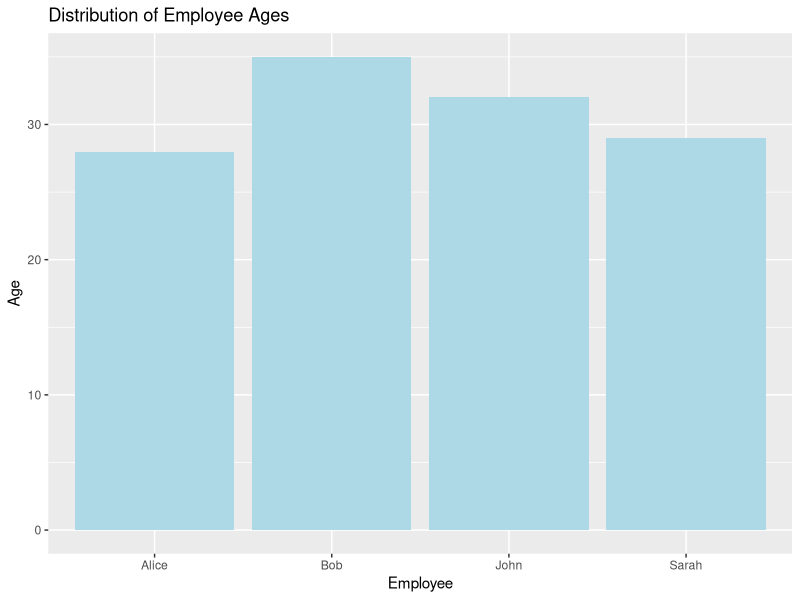
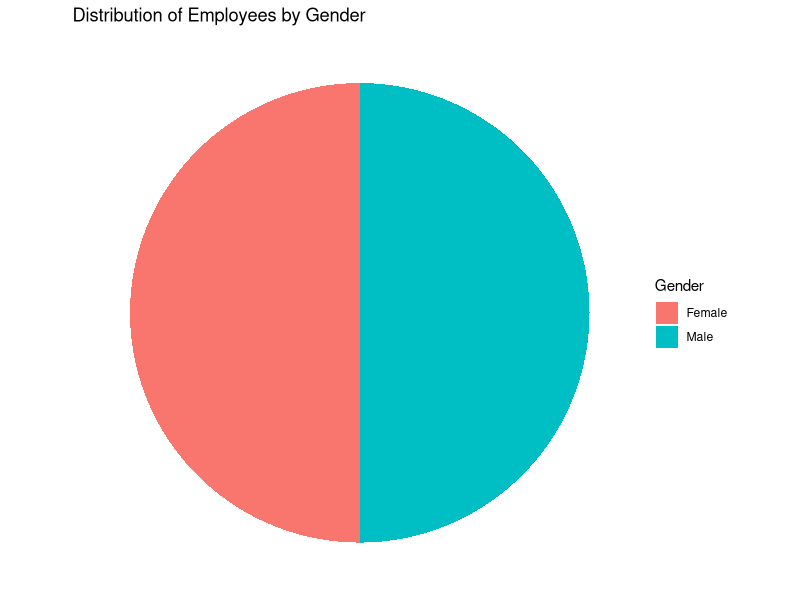

Write R code to recreate these figures, in order.
#a.Bar Chart for Distribution of Employee Ages
employee_data <- data.frame(
  "Employee" = c("John", "Alice", "Bob", "Sarah"),
  "Age" = c(32, 28, 35, 29)
)

library(ggplot2)
bar_chart <- ggplot(employee_data, aes(x = Employee, y = Age)) +
  geom_bar(stat = "identity", fill = "lightblue") +
  labs(title = "Distribution of Employee Ages",
       x = "Employee",
       y = "Age")

print(bar_chart)


#b. Pie Chart for Distribution of Employees by Gender
employee_data <- data.frame(
  Employee = c("John", "Alice", "Bob", "Sarah"),
  Age = c(32, 28, 35, 29),
  Gender = c("Male", "Female", "Male", "Female"),
  Department = c("HR", "Sales", "IT", "Finance"),
  Salary = c(60000, 70000, 75000, 68000)
)
library(ggplot2)
ggplot(employee_data, aes(x = "", fill = Gender)) +
  geom_bar(width = 1) +
  coord_polar(theta = "y") +
  labs(title = "Distribution of Employees by Gender", fill = "Gender") +
  theme_void()



#c.Table for Demographic Information
employee_data <- data.frame(
  "Employee" = c("John", "Alice", "Bob", "Sarah"),
  "Age" = c(32, 28, 35, 29),
  "Gender" = c("Male", "Female", "Male", "Female"),
  "Department" = c("HR", "Sales", "IT", "Finance"),
  "Salary" = c(60000, 70000, 75000, 68000)
)
print(employee_data)